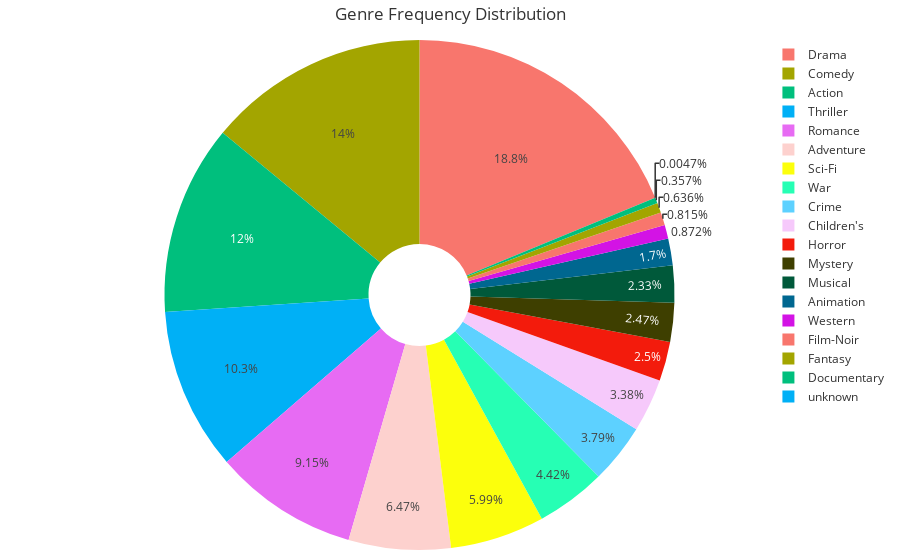

Write notebook code for a chart like this one.
### Markdown cell above
The top 5 genres are: `Drama`, `Comedy`, `Action`, `Thriller` and `Romance`.

Let's also visualize genre popularity with a pie_chart.

### Code cell
import plotly.express as px

genre_frequency_df = pd.DataFrame([genre_frequency]).T.reset_index()
genre_frequency_df.columns = ['genre', 'count']

# Plot Pie Chart (using Plotly)
pie_chart = px.pie(
    genre_frequency_df, 
    values='count', 
    names='genre', 
    title='Genre Frequency Distribution', 
    hole=0.2  # Add hole for donut-style chart
)

# Update layout and display
pie_chart.update_layout(
    margin=dict(l=10, r=10, t=40, b=10),
    template='ggplot2'
)

pie_chart.show()

### Figure 1 — Plotly figure (JSON) as saved in the notebook; plotly's stock layout.template omitted (floating-point values rounded to 4 significant figures)
{"data": [{"domain": {"x": [0, 1], "y": [0, 1]}, "hole": 0.2, "hovertemplate": "genre=%{label}<br>count=%{value}<extra></extra>", "labels": ["Comedy", "Crime", "Film-Noir", "Mystery", "Thriller", "Children's", "Drama", "Romance", "War", "Western", "Sci-Fi", "Action", "Adventure", "Musical", "Documentary", "Animation", "Horror", "Fantasy", "unknown"], "legendgroup": "", "name": "", "showlegend": true, "type": "pie", "values": [29832, 8055, 1733, 5245, 21872, 7182, 39895, 19461, 9398, 1854, 12730, 25589, 13753, 4954, 758, 3605, 5317, 1352, 10]}], "layout": {"legend": {"tracegroupgap": 0}, "margin": {"b": 10, "l": 10, "r": 10, "t": 40}, "title": {"text": "Genre Frequency Distribution"}}}
